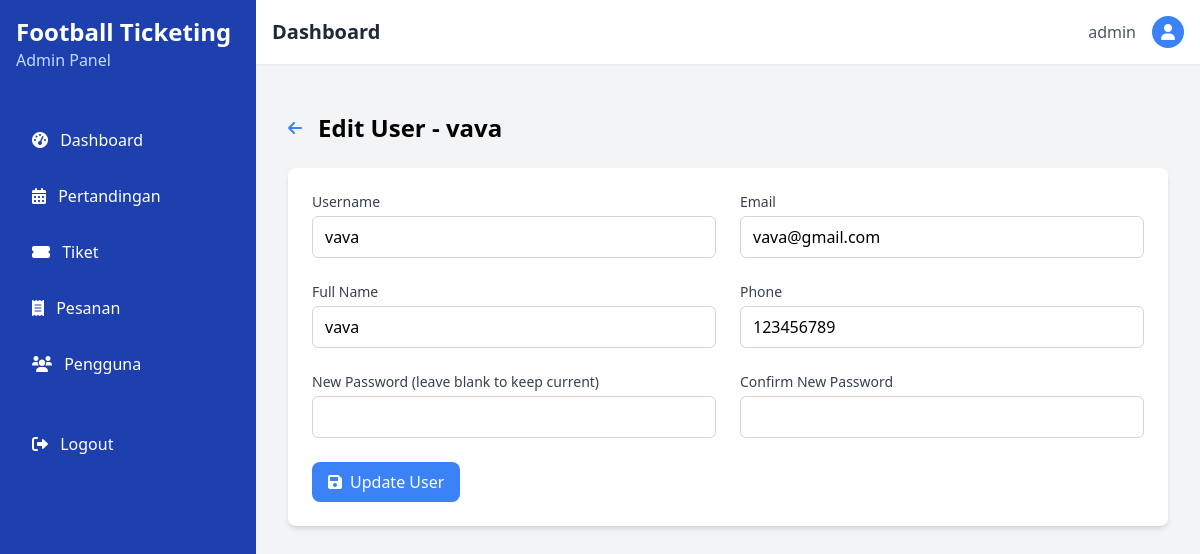
The page /admin/users/edit_user.php?id=6 (signed in) on the database its author committed.
### tables this page shows
CREATE TABLE `users` (
  `id` int NOT NULL AUTO_INCREMENT,
  `username` varchar(50) NOT NULL,
  `password` varchar(255) NOT NULL,
  `email` varchar(100) NOT NULL,
  `full_name` varchar(100) NOT NULL,
  `phone` varchar(20) DEFAULT NULL,
  `is_admin` tinyint(1) DEFAULT '0',
  `created_at` timestamp NULL DEFAULT CURRENT_TIMESTAMP,
  PRIMARY KEY (`id`),
  UNIQUE KEY `username` (`username`),
  UNIQUE KEY `email` (`email`)
);

### admin/users/edit_user.php (the view, shortened to what this page needs)
<?php
require_once '../../config/database.php';
$user_id = $_GET['id'];
$stmt = $pdo->prepare("SELECT id, username, email, full_name, phone
                      FROM users
                      WHERE id = ? AND is_admin = 0");
$stmt->execute([$user_id]);
$user = $stmt->fetch(PDO::FETCH_ASSOC);
$username = $user['username'];
$email = $user['email'];
$full_name = $user['full_name'];
$phone = $user['phone'];
?>
<!DOCTYPE html>
<html lang="en">
<head>
    <script src="https://cdn.tailwindcss.com"></script>
    <link rel="stylesheet" href="https://cdnjs.cloudflare.com/ajax/libs/font-awesome/6.0.0/css/all.min.css">
</head>
<body class="bg-gray-100">
    <?php include './includes/admin_header.php'; ?>
    <div class="container mx-auto px-4 py-8">
        <div class="flex justify-between items-center mb-6">
            <div class="flex items-center">
                <a href="index.php" class="text-blue-500 hover:text-blue-700 mr-4">
                    <i class="fas fa-arrow-left"></i>
                </a>
                <h1 class="text-2xl font-bold">Edit User - <?= htmlspecialchars($user['username']) ?></h1>
            </div>
        </div>
        <div class="bg-white rounded-lg shadow-md overflow-hidden">
            <form method="POST" class="p-6">
                <div class="grid grid-cols-1 md:grid-cols-2 gap-6">
                    <div>
                        <label for="username" class="block text-sm font-medium text-gray-700 mb-1">Username</label>
                        <input type="text" id="username" name="username" value="<?= htmlspecialchars($username) ?>"
                               class="w-full px-3 py-2 border border-gray-300 rounded-md" required>
                    </div>
                    <div>
                        <label for="email" class="block text-sm font-medium text-gray-700 mb-1">Email</label>
                        <input type="email" id="email" name="email" value="<?= htmlspecialchars($email) ?>"
                               class="w-full px-3 py-2 border border-gray-300 rounded-md" required>
                    </div>
                    <div>
                        <label for="full_name" class="block text-sm font-medium text-gray-700 mb-1">Full Name</label>
                        <input type="text" id="full_name" name="full_name" value="<?= htmlspecialchars($full_name) ?>"
                               class="w-full px-3 py-2 border border-gray-300 rounded-md" required>
                    </div>
                    <div>
                        <label for="phone" class="block text-sm font-medium text-gray-700 mb-1">Phone</label>
                        <input type="text" id="phone" name="phone" value="<?= htmlspecialchars($phone) ?>"
                               class="w-full px-3 py-2 border border-gray-300 rounded-md">
                    </div>
                    <div>
                        <label for="password" class="block text-sm font-medium text-gray-700 mb-1">New Password (leave blank to keep current)</label>
                        <input type="password" id="password" name="password"
                               class="w-full px-3 py-2 border border-gray-300 rounded-md">
                    </div>
                    <div>
                        <label for="confirm_password" class="block text-sm font-medium text-gray-700 mb-1">Confirm New Password</label>
                        <input type="password" id="confirm_password" name="confirm_password"
                               class="w-full px-3 py-2 border border-gray-300 rounded-md">
                    </div>
                </div>
                <div class="mt-6">
                    <button type="submit" class="bg-blue-500 hover:bg-blue-600 text-white px-4 py-2 rounded-lg">
                        <i class="fas fa-save mr-2"></i>Update User
                    </button>
                </div>
            </form>
        </div>
    </div>
</body>
</html>

### rows shown on the page
users: username "vava", email "vava@gmail.com", full_name "vava", phone "123456789"

### other values the page prints
$_SESSION['username'] "admin"
